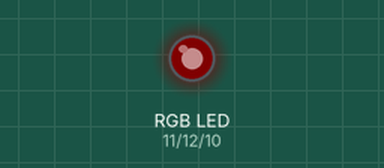
Bench run of a sketch on a simulated Arduino Uno, built with avr-gcc and run on an emulated ATmega328P. Parts: an RGB LED mixed from three pins (HIGH = lit). Dim RGB values are drawn brighter than linear.

Above: at 0.05 s.
At 1.25 s:
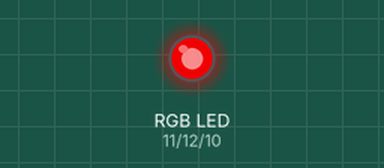
At 2.3 s:
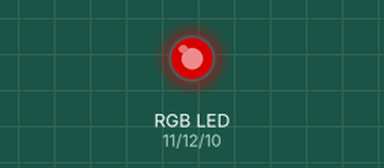
At 4.55 s:
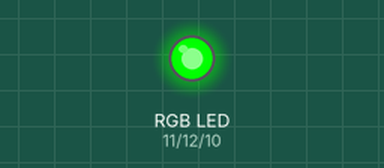
At 6.9 s:
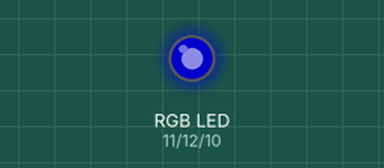
At 9.05 s:
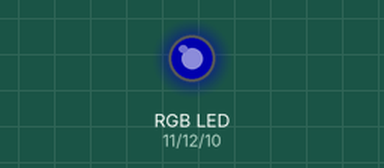
Timing chart, 0 to 12.2 s (numbered marks = the images above):
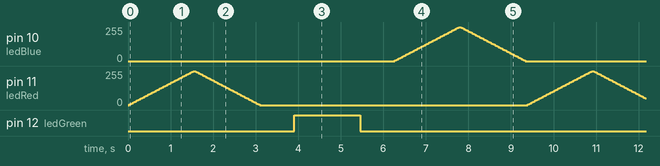

The sketch:

_03_led_fading.ino
```cpp
int onBoardLed=13;  //digial pin 13 onBoard LED

int ledBlue=10;
int ledRed=11;
int ledGreen=12;


void setup(){
  pinMode(ledRed, OUTPUT);
  pinMode(ledBlue, OUTPUT);
  pinMode(ledGreen, OUTPUT);

}

void loop(){
  int delayTime=30;

  fade(ledRed, delayTime);
  fade(ledGreen, delayTime);
  fade(ledBlue, delayTime);
}


void fade(int ledPin, unsigned int delayTime){

     for(int fadeValue=0; fadeValue<=255; fadeValue+=5){
      analogWrite(ledPin, fadeValue);

      delay(delayTime);
}

   for(int fadeValue=255; fadeValue>=0;fadeValue-=5){
       analogWrite(ledPin, fadeValue);

      delay(delayTime);
   }
}

void fadeIn(int ledPin, int delayTime){
      for(int fadeValue=0; fadeValue<=255; fadeValue+=5){
      analogWrite(ledPin, fadeValue);

      delay(delayTime);

   }

}

void fadeOut(int ledPin, int delayTime){
    for(int fadeValue=255; fadeValue>=20;fadeValue-=5){
       analogWrite(ledPin, fadeValue);

      delay(delayTime);
   }

}
```

Measured:
- by itself, pin 12 (ledGreen): alternates HIGH for 1.6 s and LOW for 7.8 s
